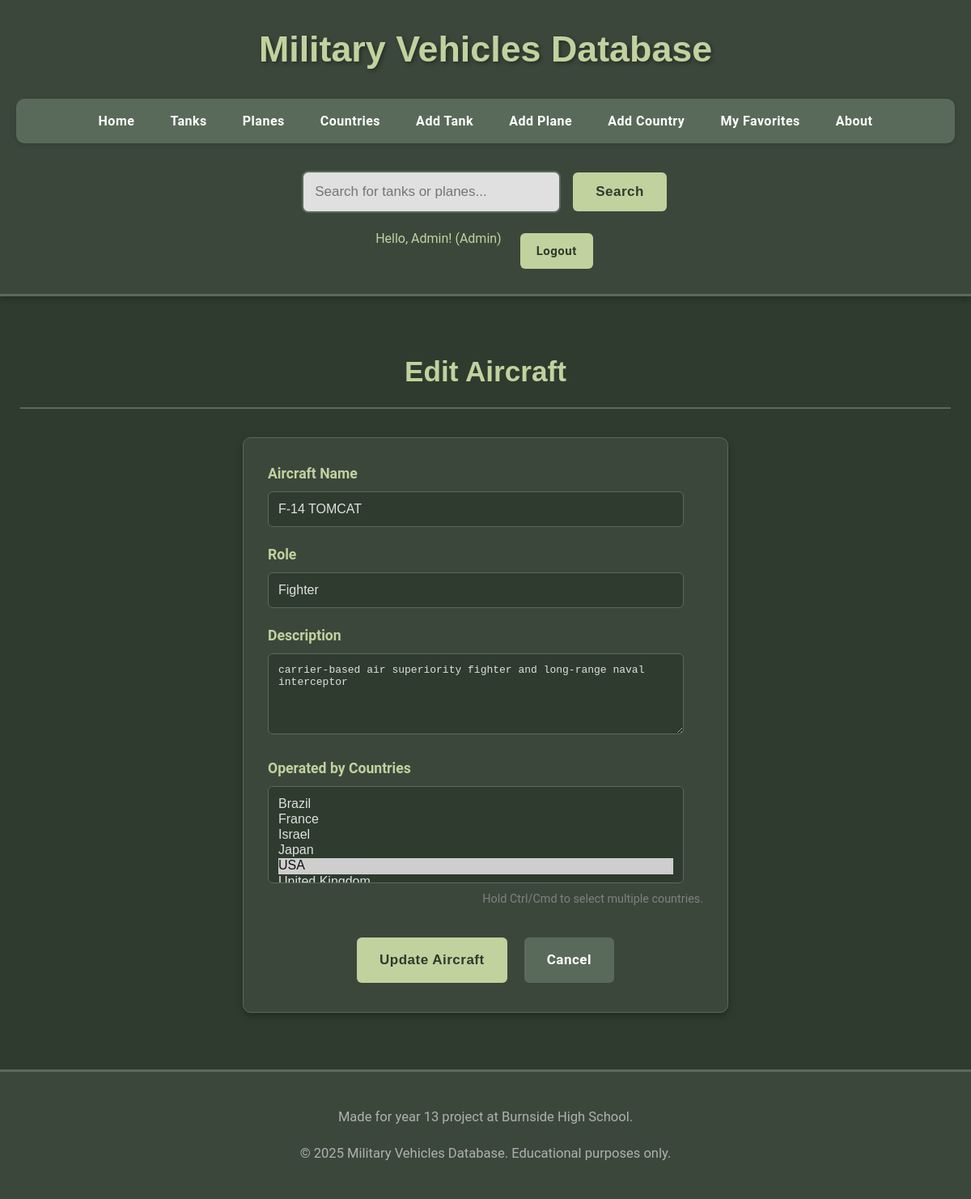
The page /edit_plane/2 (signed in) on the database its author committed.
### app/models.py (models this page shows, shortened)
class User(UserMixin, db.Model):
    __tablename__ = 'user'
    id = db.Column(db.Integer, primary_key=True)
    username = db.Column(db.String(64), unique=True, nullable=False)
    password_hash = db.Column(db.String(128), nullable=False)
    is_admin = db.Column(db.Boolean, default=False)
    favorite_tanks = db.relationship('Tank', secondary=user_favorite_tanks, lazy=True,
                                     backref=db.backref('favorited_by_users', lazy=True))
    favorite_planes = db.relationship('Plane', secondary=user_favorite_planes, lazy=True,
                                      backref=db.backref('favorited_by_users', lazy=True))

class Plane(db.Model):
    __tablename__ = 'plane'
    id = db.Column(db.Integer, primary_key=True)
    name = db.Column(db.String(100), nullable=False, unique=True)
    role = db.Column(db.String(50))
    description = db.Column(db.Text)
    type = db.Column(db.String(50), default='Aircraft')
    countries = db.relationship('Country', secondary=plane_countries, lazy=True,
                                backref=db.backref('planes', lazy=True))

### app/routes.py (the view, shortened to what this page needs)
@app.route('/edit_plane/<int:id>', methods=['GET', 'POST'])
@admin_required
def edit_plane(id):
    plane = Plane.query.options(db.joinedload(Plane.countries)).get_or_404(id)
    all_countries = Country.query.order_by(Country.name).all()
    return render_template('edit_plane.html', title="Edit Aircraft", vehicle=plane, all_countries=all_countries)

### app/routes.py (called while the page is built)
def admin_required(f):
    @wraps(f)
    def decorated_function(*args, **kwargs):
        if not current_user.is_authenticated or not current_user.is_admin:
            flash('You do not have permission to access this page.', 'error')
            return redirect(url_for('homepage'))
        return f(*args, **kwargs)
    return decorated_function

@login_manager.user_loader
def load_user(user_id):
    return User.query.get(int(user_id))

### app/templates/edit_plane.html (shortened to what this page needs)
<!DOCTYPE html>
<html lang="en">
{% extends "layout.html" %}
{% block content %}
<h2>{{ title }}</h2>
<div class="form-container">
    <form action="{{ url_for('edit_plane', id=vehicle.id) }}" method="post">
        <div class="form-group">
            <label for="name">Aircraft Name</label>
            <input type="text" id="name" name="name" value="{{ vehicle.name }}" required>
        </div>
        <div class="form-group">
            <label for="role">Role</label>
            <input type="text" id="role" name="role" value="{{ vehicle.role }}" required>
        </div>
        <div class="form-group">
            <label for="description">Description</label>
            <textarea id="description" name="description" rows="4" required>{{ vehicle.description }}</textarea>
        </div>
        <div class="form-group">
            <label for="countries">Operated by Countries</label>
            <select id="countries" name="countries" multiple required>
                {% for country in all_countries %}
                    <option value="{{ country.id }}"
                        {% if country in vehicle.countries %}selected{% endif %}>
                        {{ country.name }}
                    </option>
                {% endfor %}
            </select>
            <p class="help-text">Hold Ctrl/Cmd to select multiple countries.</p>
        </div>
        <div class="form-actions">
            <button type="submit" class="menu-button">Update Aircraft</button>
            <a href="{{ url_for('planes_list') }}" class="menu-button-secondary">Cancel</a>
        </div>
    </form>
</div>
{% endblock %}

### app/templates/layout.html (shortened to what this page needs)
<!DOCTYPE html>
<html lang="en">
<head>
    <link rel="stylesheet" href="{{ url_for('static', filename='style.css') }}">
</head>
<body>
    <header>
        <h1>Military Vehicles Database</h1>
        <nav>
            <ul>
                <li><a href="{{ url_for('homepage') }}">Home</a></li>
                <li><a href="{{ url_for('tanks_list') }}">Tanks</a></li>
                <li><a href="{{ url_for('planes_list') }}">Planes</a></li>
                <li><a href="{{ url_for('countries_list') }}">Countries</a></li>
                {% if current_user.is_authenticated %}
                    {% if current_user.is_admin %}
                        <li><a href="{{ url_for('add_tank') }}">Add Tank</a></li>
                        <li><a href="{{ url_for('add_plane') }}">Add Plane</a></li>
                        <li><a href="{{ url_for('add_country') }}">Add Country</a></li>
                    {% endif %}
                    <li><a href="{{ url_for('favorites') }}">My Favorites</a></li>
                {% endif %}
                <li><a href="{{ url_for('about') }}">About</a></li>
            </ul>
        </nav>
        <div class="search-container">
            <form action="{{ url_for('search') }}" method="get">
                <input type="text" name="q" placeholder="Search for tanks or planes..." required>
                <button type="submit" class="menu-button">Search</button>
            </form>
        </div>
        <div class="auth-buttons">
            {% if current_user.is_authenticated %}
                <span style="color: #C1D29E; margin-right: 10px;">Hello, {{ current_user.username }}! {% if current_user.is_admin %}(Admin){% endif %}</span>
                <a href="{{ url_for('logout') }}" class="menu-button">Logout</a>
            {% else %}
                <a href="{{ url_for('login') }}" class="menu-button">Login</a>
                <a href="{{ url_for('register') }}" class="menu-button-secondary">Register</a>
            {% endif %}
        </div>
    </header>
    <main>
        {% block content %}{% endblock %}
    </main>
    <footer>
        <p> Made for year 13 project at Burnside High School.</p>
        <p>&copy; 2025 Military Vehicles Database. Educational purposes only.</p>
    </footer>
</body>
</html>

### app/static/style.css (style rules this page uses)
* { margin: 0; padding: 0; box-sizing: border-box; }
body, html { height: 100%; font-family: 'Roboto', sans-serif; background-color: #2E3B2E; color: #E0E0E0; line-height: 1.6; }
body { display: flex; flex-direction: column; min-height: 100vh; }
header { background-color: #3C473C; color: white; padding: 25px 20px; text-align: center; border-bottom: 3px solid #5A6A5A; box-shadow: 0 4px 8px rgba(0, 0, 0, 0.2); }
header h1 { margin: 0 0 25px 0; color: #C1D29E; font-size: 2.8em; text-shadow: 2px 2px 5px rgba(0,0,0,0.4); font-family: 'Montserrat', sans-serif; }
nav ul { list-style-type: none; margin: 0; padding: 0; background-color: #5A6A5A; overflow: hidden; display: flex; justify-content: center; flex-wrap: wrap; border-radius: 10px; box-shadow: 0 2px 6px rgba(0, 0, 0, 0.15); }
nav li a { display: block; color: white; text-align: center; padding: 15px 22px; text-decoration: none; transition: background-color 0.3s ease, color 0.3s ease; font-weight: bold; letter-spacing: 0.5px; }
.search-container { margin: 30px 0 0 0; text-align: center; }
.search-container form { display: inline-flex; gap: 12px; align-items: center; flex-wrap: wrap; justify-content: center; }
.search-container input { padding: 14px; font-size: 17px; border: 2px solid #5A6A5A; border-radius: 8px; min-width: 320px; background-color: #E0E0E0; color: #2E3B2E; }
main { flex: 1; padding: 40px 25px; max-width: 1300px; margin: 0 auto; width: 100%; }
h1, h2, h3, h4, h5 { color: #C1D29E; margin: 25px 0 15px 0; font-family: 'Montserrat', sans-serif; }
h2 { font-size: 2.2em; margin-bottom: 35px; text-align: center; border-bottom: 2px solid #5A6A5A; padding-bottom: 15px; }
p { color: #B0B0B0; margin: 18px 0; font-size: 1.15em; }
a { color: #8C9F7E; text-decoration: none; font-weight: bold; }
.menu-button { background-color: #C1D29E; border: none; color: #2E3B2E; padding: 14px 28px; text-align: center; text-decoration: none; display: inline-block; font-size: 17px; margin: 6px 3px; cursor: pointer; border-radius: 6px; transition: all 0.3s ease; font-weight: bold; letter-spacing: 0.5px; }
footer { background-color: #3C473C; color: #808080; text-align: center; padding: 25px; border-top: 3px solid #5A6A5A; margin-top: auto; font-size: 0.9em; }
.form-container { background-color: #3C473C; padding: 30px; border-radius: 10px; box-shadow: 0 4px 10px rgba(0,0,0,0.25); max-width: 600px; margin: 30px auto; border: 1px solid #5A6A5A; }
.form-group { margin-bottom: 20px; }
.form-group label { display: block; margin-bottom: 8px; color: #C1D29E; font-weight: bold; font-size: 1.1em; }
.form-group input[type="text"], .form-group input[type="number"], .form-group input[type="password"], .form-group textarea, .form-group select { width: calc(100% - 24px); padding: 12px; border: 1px solid #5A6A5A; border-radius: 6px; background-color: #2E3B2E; color: #E0E0E0; font-size: 1em; transition: border-color 0.3s ease, box-shadow 0.3s ease; }
.form-group textarea { resize: vertical; min-height: 100px; }
.form-group select[multiple] { height: auto; min-height: 120px; }
.help-text { font-size: 0.9em; color: #808080; margin-top: 5px; text-align: right; }
.form-actions { text-align: center; margin-top: 30px; display: flex; justify-content: center; gap: 15px; }
.menu-button-secondary { background-color: #5A6A5A; border: none; color: white; padding: 14px 28px; text-align: center; text-decoration: none; display: inline-block; font-size: 17px; margin: 6px 3px; cursor: pointer; border-radius: 6px; transition: all 0.3s ease; font-weight: bold; letter-spacing: 0.5px; }
.auth-buttons { margin-top: 15px; display: flex; justify-content: center; gap: 10px; }
.auth-buttons .menu-button { font-size: 15px; padding: 10px 20px; }
nav li a { display: block; color: white; text-align: center; padding: 15px 22px; }

### rows shown on the page
User: username "Admin"
Plane: name "F-14 TOMCAT", role "Fighter", description "carrier-based air superiority fighter and long-range naval interceptor"

### other values the page prints
{{ title }} "Edit Aircraft"
form field countries "Brazil / France / Israel / Japan / USA ☑"
